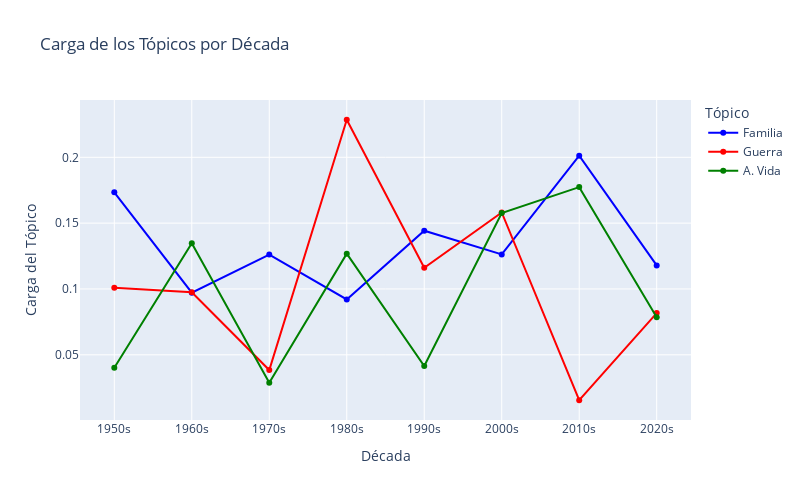

The cell this chart's notebook holds for it:
### Code cell
import pandas as pd
import plotly.express as px

# Asumiendo que cargas_topico_0, cargas_topico_1, y cargas_topico_2 son arrays de numpy
# y que df es un DataFrame que ya existe y tiene una columna 'Año'

# Crear un DataFrame con las cargas de tópicos y los años
df_cargas = pd.DataFrame({
    'Año': df['Año'],
    'Familia': cargas_topico_0,
    'Guerra': cargas_topico_1,
    'A. Vida': cargas_topico_2
})

# Definir los bins desde 1950 hasta 2030 en incrementos de 10 años
bins = list(range(1950, 2031, 10))

# Etiquetas para las décadas, desde los 1950s hasta los 2020s
labels = [f'{decada}s' for decada in range(1950, 2030, 10)]

# Añadir una columna para la década, usando los bins y las etiquetas definidas
df_cargas['Década'] = pd.cut(df_cargas['Año'], bins=bins, labels=labels, right=False)

# Agrupar por década y calcular la media de las cargas de cada tópico
df_decadas = df_cargas.groupby('Década').mean().reset_index()

# Graficar las cargas de tópicos por década
fig = px.line(df_decadas, x='Década', y=['Familia', 'Guerra', 'A. Vida'], title='Carga de los Tópicos por Década',
              labels={'value': 'Carga del Tópico', 'variable': 'Tópico', 'Década': 'Década'},
              color_discrete_map={'Familia': 'blue', 'Guerra': 'red', 'A. Vida': 'green'},  # Asignación de colores
              markers=True)

fig.update_layout(xaxis_title='Década', yaxis_title='Carga del Tópico')
fig.update_layout(showlegend=True, height=500, width=800)

fig.show()

### Figure 1 — Plotly figure (JSON) as saved in the notebook; plotly's stock layout.template omitted (floating-point values rounded to 4 significant figures)
{"data": [{"hovertemplate": "Tópico=Familia<br>Década=%{x}<br>Carga del Tópico=%{y}<extra></extra>", "legendgroup": "Familia", "line": {"color": "blue", "dash": "solid"}, "marker": {"symbol": "circle"}, "mode": "lines+markers", "name": "Familia", "orientation": "v", "showlegend": true, "type": "scatter", "x": ["1950s", "1960s", "1970s", "1980s", "1990s", "2000s", "2010s", "2020s"], "xaxis": "x", "y": [0.1734, 0.09721, 0.1261, 0.09206, 0.1443, 0.1262, 0.2012, 0.1179], "yaxis": "y"}, {"hovertemplate": "Tópico=Guerra<br>Década=%{x}<br>Carga del Tópico=%{y}<extra></extra>", "legendgroup": "Guerra", "line": {"color": "red", "dash": "solid"}, "marker": {"symbol": "circle"}, "mode": "lines+markers", "name": "Guerra", "orientation": "v", "showlegend": true, "type": "scatter", "x": ["1950s", "1960s", "1970s", "1980s", "1990s", "2000s", "2010s", "2020s"], "xaxis": "x", "y": [0.1009, 0.09755, 0.03844, 0.2285, 0.1161, 0.1581, 0.01547, 0.0817], "yaxis": "y"}, {"hovertemplate": "Tópico=A. Vida<br>Década=%{x}<br>Carga del Tópico=%{y}<extra></extra>", "legendgroup": "A. Vida", "line": {"color": "green", "dash": "solid"}, "marker": {"symbol": "circle"}, "mode": "lines+markers", "name": "A. Vida", "orientation": "v", "showlegend": true, "type": "scatter", "x": ["1950s", "1960s", "1970s", "1980s", "1990s", "2000s", "2010s", "2020s"], "xaxis": "x", "y": [0.04016, 0.1347, 0.02884, 0.1268, 0.04143, 0.1577, 0.1774, 0.07853], "yaxis": "y"}], "layout": {"height": 500, "legend": {"title": {"text": "Tópico"}, "tracegroupgap": 0}, "showlegend": true, "title": {"text": "Carga de los Tópicos por Década"}, "width": 800, "xaxis": {"anchor": "y", "domain": [0, 1], "title": {"text": "Década"}}, "yaxis": {"anchor": "x", "domain": [0, 1], "title": {"text": "Carga del Tópico"}}}}
